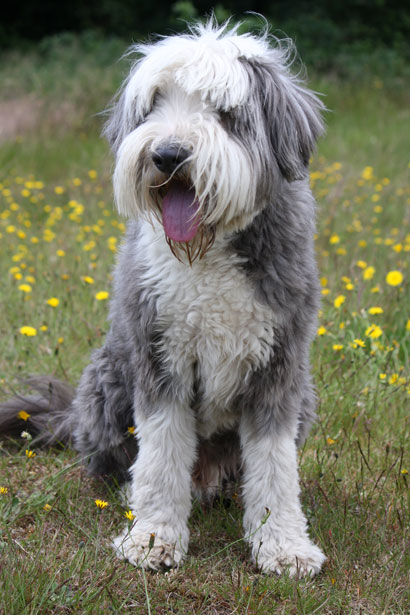
#> input picture data/paper_images/dog_sitting_cc0.jpg, 410 x 615 px
$ python -i prepare_t1_t4_eval_assets.py   (imports and definitions only)
#> lines starting #> are read from the running program, lines starting #| are printed output that depends on the picture
from __future__ import annotations

import csv
import json
from pathlib import Path

import numpy as np
from PIL import Image


ROOT = Path.cwd()
EXP = ROOT / "experiments" / "support_v3_2026-06-02"
MATRIX = ROOT / "outputs" / "pretty_matrix"
CANVAS = 512
SEEDS = ("10", "11", "12")

TASKS = {
    "cat_crown": "data/paper_images/cat_sitting_in_grass.jpg",
    "dog_bow_tie_phase2": "data/paper_images/dog_sitting_cc0.jpg",
    "dog_front_sunglasses_phase2": "data/pretty_free_candidates/commons_dog_front_medusa.jpg",
    "bowl_apple_inside": "data/pretty_free_candidates/pexels_empty_ceramic_bowl_phase1.jpg",
    "white_bowl_orange_tabletop_phase2": "data/phase2_candidates/pexels_sideview_bowl_wood_table_26161017.jpg",
    "brown_bowl_lemon_phase2": "data/phase2_candidates/pexels_wooden_bowls_topdown_6962757.jpg",
    "tshirt_star": "data/pretty_free_candidates/pexels_person_white_tshirt_blue_jeans_8217483.jpg",
    "mug_heart": "data/pretty_free_candidates/pexels_white_mug_6312107.jpg",
    "tote_leaf": "data/pretty_free_candidates/pexels_white_tote_bag_4068314.jpg",
    "red_office_chair_to_blue_office_chair": "data/pretty_free_candidates/unsplash_red_office_chair_concrete_lvVWRzm_NwY.jpg",
    "green_mug_orange_phase2": "data/pretty_free_candidates/pexels_green_mug_marble_7828522.jpg",
    "yellow_vase_blue_phase2": "data/pretty_free_candidates/pexels_yellow_ceramic_vase_8356822.jpg",
}


def fit_to_canvas(image: Image.Image, mode: str) -> Image.Image:
    image = image.convert(mode)
    scale = min(CANVAS / image.width, CANVAS / image.height)
    size = (max(1, round(image.width * scale)), max(1, round(image.height * scale)))
    resample = Image.Resampling.BICUBIC if mode == "RGB" else Image.Resampling.BILINEAR
    fitted = image.resize(size, resample)
    fill = (245, 245, 245) if mode == "RGB" else 0
    canvas = Image.new(mode, (CANVAS, CANVAS), fill)
    canvas.paste(fitted, ((CANVAS - size[0]) // 2, (CANVAS - size[1]) // 2))
    return canvas


def load_mask(path: Path) -> Image.Image:
#> called with path = '../data/paper_images/dog_sitting_cc0.jpg'
    image = Image.open(path).convert("L")
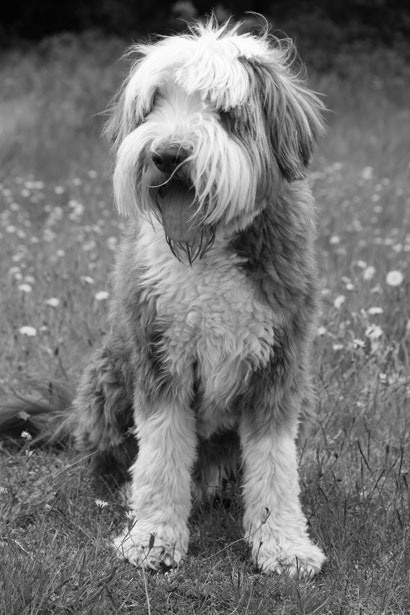
#> image: PIL image 410x615 L; min 0, max 255, mean 115.3
    return fit_to_canvas(image, "L")
#> in fit_to_canvas, `canvas = Image.new(mode, (CANVAS, CANVAS), fill)`: canvas: PIL image 512x512 L; every value is 0
#> in fit_to_canvas, `canvas.paste(fitted, ((CANVAS - size[0]) // 2, (CANVAS - size[1]) // 2))`:
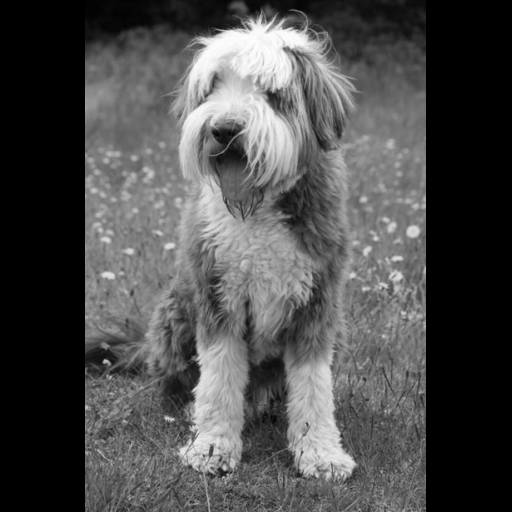
#> canvas: PIL image 512x512 L; min 0, max 255, mean 76.8


# [60 lines left out: functions aggregate_eval_mask, main, not called in this run]


# [2 lines not run here, left out]

>>> result = load_mask('../data/paper_images/dog_sitting_cc0.jpg')

$ run again, on data/paper_images/cat_on_grass.jpg
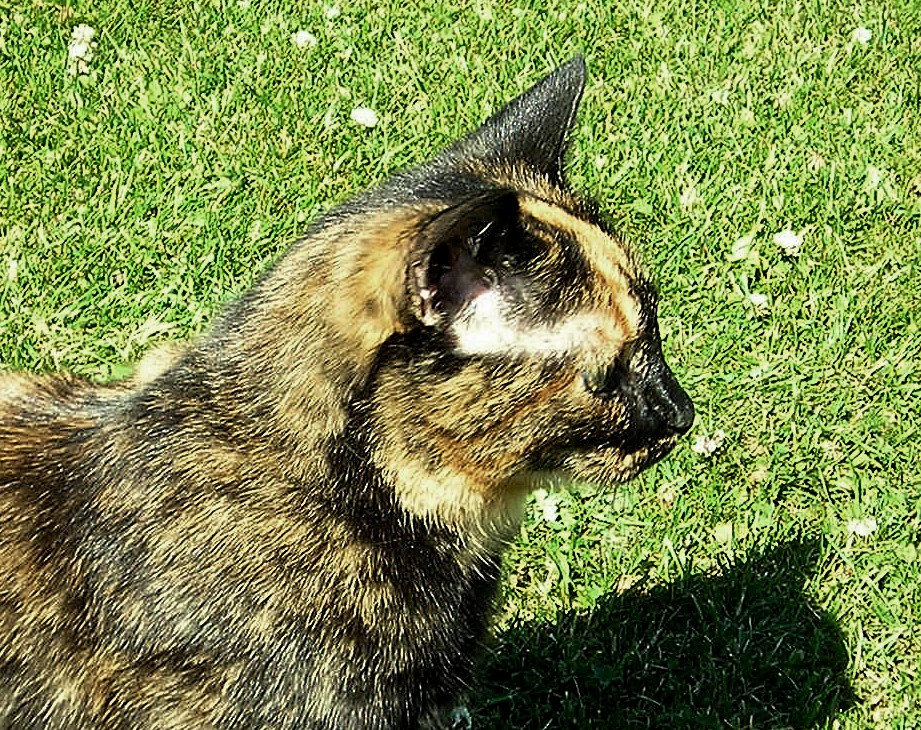
#> input picture data/paper_images/cat_on_grass.jpg, 921 x 730 px
#> in fit_to_canvas, `fitted = image.resize(size, resample)`:
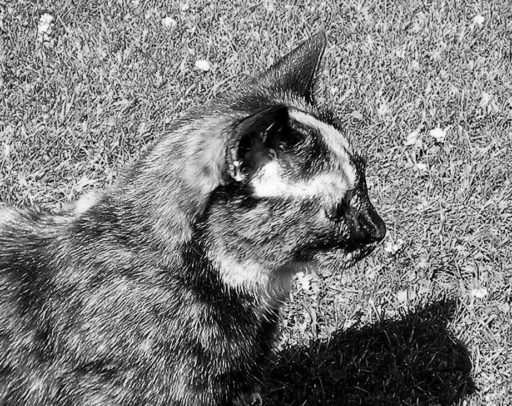
#> fitted: PIL image 512x406 L; min 0, max 253, mean 124.1
#> in fit_to_canvas, `canvas.paste(fitted, ((CANVAS - size[0]) // 2, (CANVAS - size[1]) // 2))`:
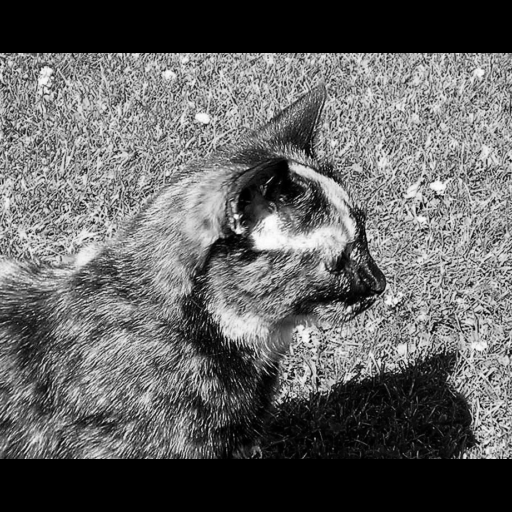
#> canvas: PIL image 512x512 L; min 0, max 253, mean 98.4

$ run again, on data/paper_images/rabbit_side_view.jpg
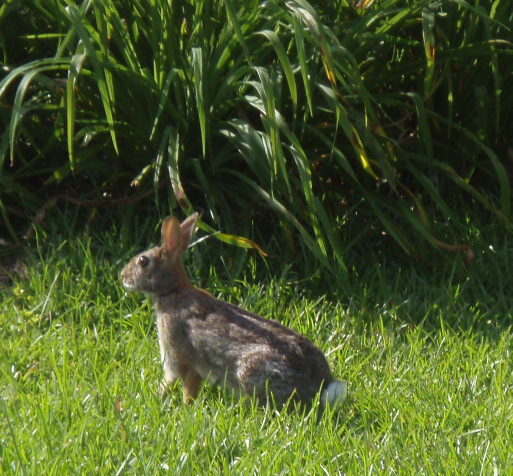
#> input picture data/paper_images/rabbit_side_view.jpg, 1025 x 951 px (shown at 1/2 size)
#> in fit_to_canvas, `fitted = image.resize(size, resample)`:
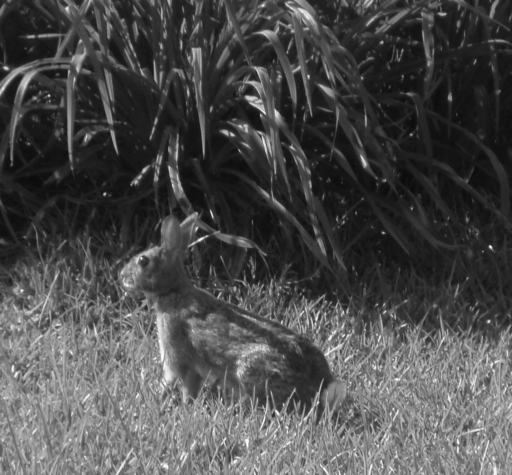
#> fitted: PIL image 512x475 L; min 10, max 252, mean 76
#> in fit_to_canvas, `canvas.paste(fitted, ((CANVAS - size[0]) // 2, (CANVAS - size[1]) // 2))`:
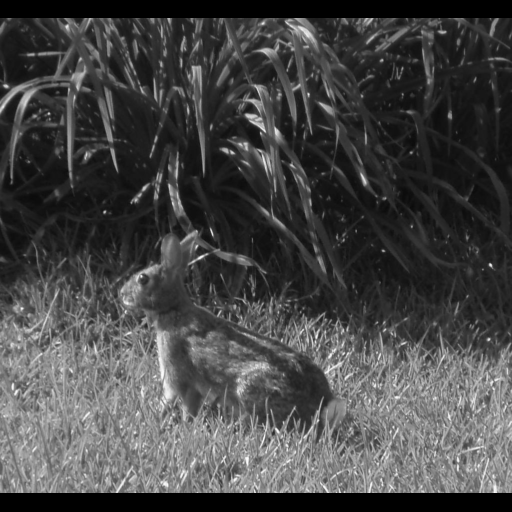
#> canvas: PIL image 512x512 L; min 0, max 252, mean 70.5

$ run again, on data/paper_images/red_chair_cc0.jpg
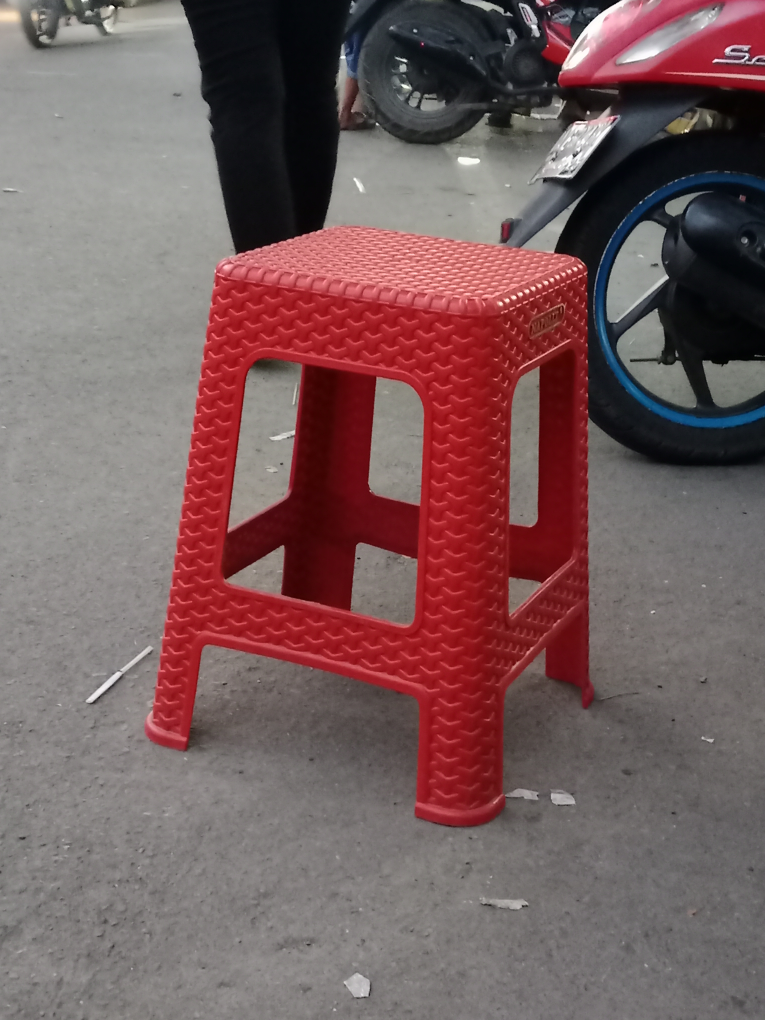
#> input picture data/paper_images/red_chair_cc0.jpg, 3060 x 4080 px (shown at 1/4 size)
#> in fit_to_canvas, `fitted = image.resize(size, resample)`:
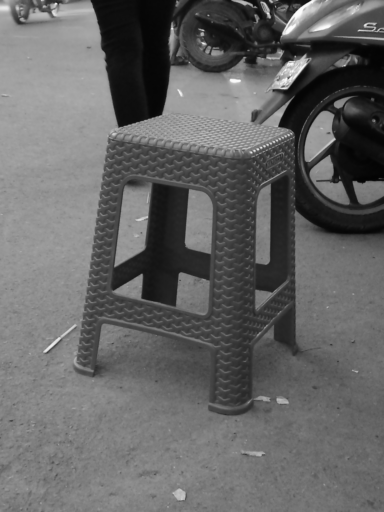
#> fitted: PIL image 384x512 L; min 3, max 253, mean 101.1
#> in fit_to_canvas, `canvas.paste(fitted, ((CANVAS - size[0]) // 2, (CANVAS - size[1]) // 2))`:
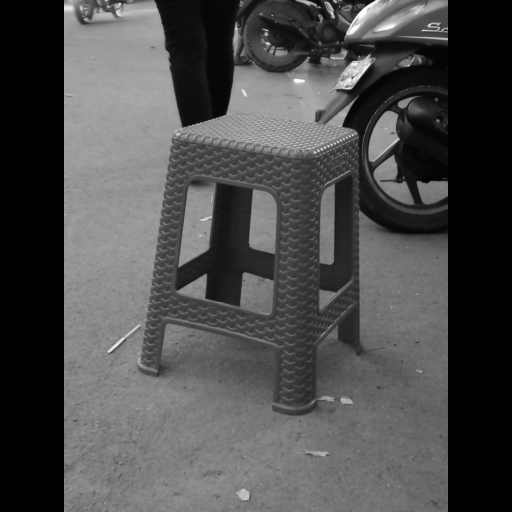
#> canvas: PIL image 512x512 L; min 0, max 253, mean 75.9
